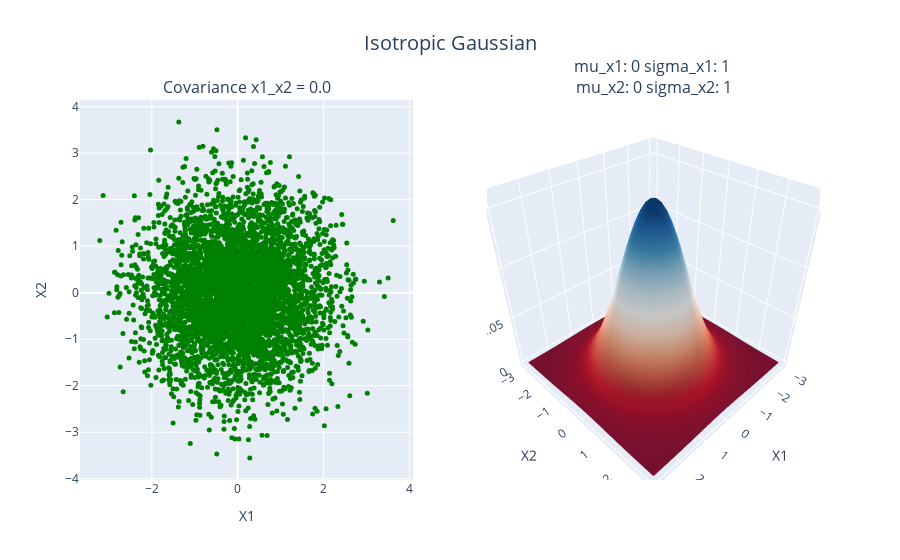

Source (notebook cell):
### Markdown cell above
### Isotropic Gaussian 
An `isotropic gaussian` is one where the covariance matrix is represented by the simplified matrix 
$$
\Sigma = \sigma^{2} I
$$

This differs from our traditional gaussian distribution $\mathcal{N}\bm{(\mu,\Sigma)}$ where $\mu$ is the `mean` and $\Sigma$ is the covariance matrix.

$\bm{\mu}$ will have `linear` growth while $\bm{\Sigma}$ will have a `quadratic` one!

As this quadratic growth can be computationally expenise , so $\Sigma$ is often restricted as $\Sigma = \sigma^{2}I$ where , $\sigma^{2}I$ is a $\textcolor{red}{\textrm{scalar variance multiplied by identity matrix}}$

- This will results in $\Sigma$ where  **variance along each dimension is equal**. Hence an isotropic multivariate Gaussian is circular or spherical.
- Covariance matrix is `Diagonal`.
- The distribution can be represented as a product of univariate Gaussians .i.e. $\text{P}(X) = \text{P}(x_1)\text{P}(x_2)...$

### Code cell
#isotropic gaussian


mu_x1, mu_x2 =0,0

sigma_x1, sigma_x2 = 1,1

sample_size = 5000

x1, x2 = np.mgrid[
    (-3.0 * sigma_x1 + mu_x1):(3.0 * sigma_x1 + mu_x1): 0.1,
    (-3.0 * sigma_x2 + mu_x2):(3.0 * sigma_x2 + mu_x2): 0.1
]

pos = np.dstack((x1, x2))

# Mean vector
mu = [mu_x1, mu_x2]


# Zero Covariance

cov_x1_x2 = 0
cov = [[sigma_x1**2, cov_x1_x2], [cov_x1_x2, sigma_x2**2]]

isotropic_gaussian = generate_multivariate_normal(
    mu=mu,
    cov=cov,
    sample=True,
    sample_size=sample_size,
    seed=seed,
    generate_pdf=True,
    pos=pos
)
# Plot

fig = make_subplots(
    rows=1, cols=2,
    shared_yaxes=False,
    shared_xaxes=False,
    specs=[[{'type': 'scatter'}, {'type': 'surface'}]],
    subplot_titles=(
        "Covariance x1_x2 = 0.0",
        f"mu_x1: {mu_x1} sigma_x1: {sigma_x1**2} <br>mu_x2: {mu_x2} sigma_x2: {sigma_x2**2}"
    )
)


fig.add_trace(
    go.Scatter(
        x=isotropic_gaussian[1][:, 0],
        y=isotropic_gaussian[1][:, 1],
        mode='markers',
        marker=dict(size=5, color="green"),
    ),
    row=1, col=1
)

fig.add_trace(
    go.Surface(
        z=isotropic_gaussian[2],
        x=x1,
        y=x2,
        colorscale='RdBu',
        showscale=False
    ),
    row=1, col=2
)

fig.update_layout(
    {
        "scene":dict(
            xaxis=dict(title='X1'),
            yaxis=dict(title='X2'),
            zaxis=dict(title='Probability density')
        ),
        "xaxis": {"title": "X1"},
        "yaxis": {"title": "X2"},
        "title": {"text": "Isotropic Gaussian", "x":0.5, "font":dict(size=20)}
    }
)

### Figure 1 — Plotly figure (JSON) as saved in the notebook; plotly's stock layout.template omitted (floating-point values rounded to 4 significant figures; data arrays with more than 128 entries replaced by an {"elided": "..."} marker saying what was removed)
{"data": [{"marker": {"color": "green", "size": 5}, "mode": "markers", "type": "scatter", "x": {"elided": "5000 float values"}, "xaxis": "x", "y": {"elided": "5000 float values"}, "yaxis": "y"}, {"colorscale": [[0, "rgb(103,0,31)"], [0.1, "rgb(178,24,43)"], [0.2, "rgb(214,96,77)"], [0.3, "rgb(244,165,130)"], [0.4, "rgb(253,219,199)"], [0.5, "rgb(247,247,247)"], [0.6, "rgb(209,229,240)"], [0.7, "rgb(146,197,222)"], [0.8, "rgb(67,147,195)"], [0.9, "rgb(33,102,172)"], [1, "rgb(5,48,97)"]], "scene": "scene", "showscale": false, "type": "surface", "x": {"elided": "60x60 float values"}, "y": {"elided": "60x60 float values"}, "z": {"elided": "60x60 float values"}}], "layout": {"annotations": [{"font": {"size": 16}, "showarrow": false, "text": "Covariance x1_x2 = 0.0", "x": 0.225, "xanchor": "center", "xref": "paper", "y": 1, "yanchor": "bottom", "yref": "paper"}, {"font": {"size": 16}, "showarrow": false, "text": "mu_x1: 0 sigma_x1: 1 <br>mu_x2: 0 sigma_x2: 1", "x": 0.775, "xanchor": "center", "xref": "paper", "y": 1, "yanchor": "bottom", "yref": "paper"}], "scene": {"domain": {"x": [0.55, 1], "y": [0, 1]}, "xaxis": {"title": {"text": "X1"}}, "yaxis": {"title": {"text": "X2"}}, "zaxis": {"title": {"text": "Probability density"}}}, "title": {"font": {"size": 20}, "text": "Isotropic Gaussian", "x": 0.5}, "xaxis": {"anchor": "y", "domain": [0, 0.45], "title": {"text": "X1"}}, "yaxis": {"anchor": "x", "domain": [0, 1], "title": {"text": "X2"}}}}
